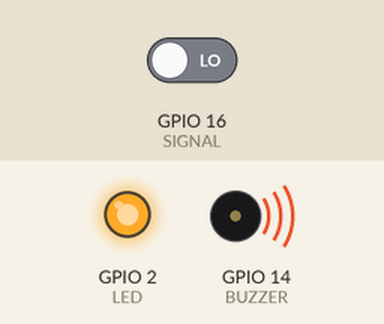
Bench run of a program on a simulated ESP8266 (NodeMCU). On the bench: output pins drawn as LEDs (lit = HIGH), buzzer (waves = sounding). The test bench sets the inputs (shaded band); at power-on: GPIO 16 (SIGNAL) LOW. What the program prints to the serial monitor is not drawn.

Above: at 1.2 s.
Timing chart, 0 to 4.0 s (numbered marks = the images above):
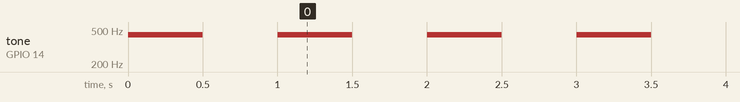

The program:

main.cpp
```cpp
#include <Arduino.h>
#include <ESP8266HTTPClient.h>
#include <WiFiClient.h>

#define LED 2
#define BUZZER 14
#define SIGNAL 16

void setup(){
  pinMode(LED, OUTPUT);
  pinMode(BUZZER, OUTPUT);
  pinMode(SIGNAL, INPUT);

  digitalWrite(LED, HIGH);

  Serial.begin(115200);
  Serial.println("Alive and kicking");

  tone(BUZZER, 440);
  delay(500);

  noTone(BUZZER);
  delay(500);

  Serial.println("Commencing deep sleep");
  if(HIGH == digitalRead(SIGNAL)){
    ESP.deepSleep(0);
  }
}

void loop(){
  if(HIGH == digitalRead(SIGNAL)){
    ESP.restart();
  } else {
    tone(BUZZER, 440);
    delay(500);
    noTone(BUZZER);
    delay(500);
  }
}
```

Measured:
- by itself, tone on GPIO 14 (BUZZER): alternates 440 Hz for 0.50 s and silent for 0.50 s
